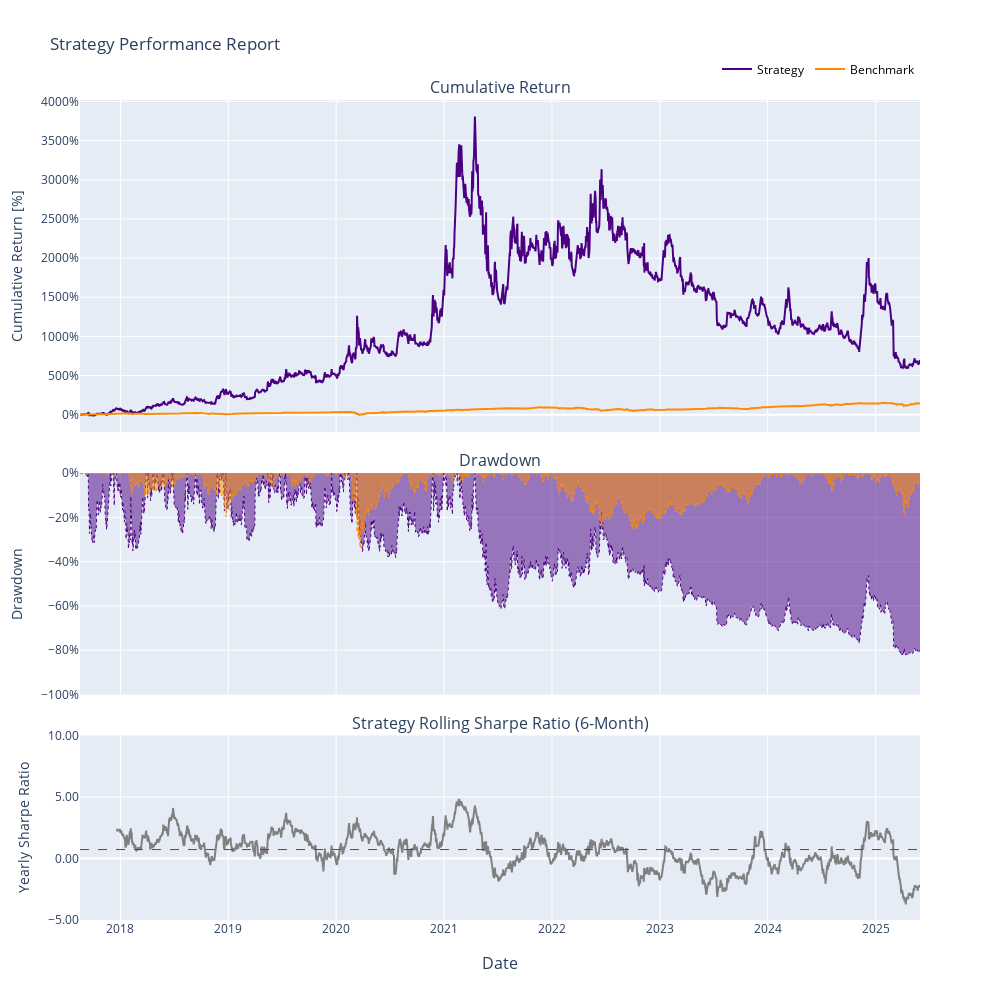

The cell this chart's notebook holds for it:
### Markdown cell above
### Performance Metrics
#### Portfolio Returns

### Code cell
report = PerformanceReport(
    strategy_returns=results.get("returns"),
    benchmark="SP500",
)
print(report.compute_summary_metrics())
report.plot()

### Figure 1 — Plotly figure (JSON) as saved in the notebook; plotly's stock layout.template omitted (floating-point values rounded to 4 significant figures; data arrays with more than 128 entries replaced by an {"elided": "..."} marker saying what was removed)
{"data": [{"line": {"color": "indigo", "width": 2}, "mode": "lines", "name": "Strategy", "type": "scatter", "x": {"elided": "2845 str values"}, "xaxis": "x", "y": {"elided": "2845 float values"}, "yaxis": "y"}, {"line": {"color": "darkorange", "width": 2}, "mode": "lines", "name": "Benchmark", "type": "scatter", "x": {"elided": "2845 str values"}, "xaxis": "x", "y": {"elided": "2845 float values"}, "yaxis": "y"}, {"fill": "tozeroy", "line": {"color": "indigo", "dash": "dot", "width": 1}, "mode": "lines", "name": "Strategy Drawdown", "opacity": 0.2, "showlegend": false, "type": "scatter", "x": {"elided": "2845 str values"}, "xaxis": "x2", "y": {"elided": "2845 float values"}, "yaxis": "y2"}, {"fill": "tozeroy", "line": {"color": "darkorange", "dash": "dot", "width": 1}, "mode": "lines", "name": "Benchmark Drawdown", "opacity": 0.2, "showlegend": false, "type": "scatter", "x": {"elided": "2845 str values"}, "xaxis": "x2", "y": {"elided": "2845 float values"}, "yaxis": "y2"}, {"line": {"color": "grey", "width": 2}, "mode": "lines", "name": "Strategy 1y Sharpe", "showlegend": false, "type": "scatter", "x": {"elided": "2720 str values"}, "xaxis": "x3", "y": {"elided": "2720 float values"}, "yaxis": "y3"}], "layout": {"annotations": [{"font": {"size": 16}, "showarrow": false, "text": "Cumulative Return", "x": 0.5, "xanchor": "center", "xref": "paper", "y": 1, "yanchor": "bottom", "yref": "paper"}, {"font": {"size": 16}, "showarrow": false, "text": "Drawdown", "x": 0.5, "xanchor": "center", "xref": "paper", "y": 0.545, "yanchor": "bottom", "yref": "paper"}, {"font": {"size": 16}, "showarrow": false, "text": "Strategy Rolling Sharpe Ratio (6-Month)", "x": 0.5, "xanchor": "center", "xref": "paper", "y": 0.225, "yanchor": "bottom", "yref": "paper"}, {"font": {"size": 16}, "showarrow": false, "text": "Date", "x": 0.5, "xanchor": "center", "xref": "paper", "y": 0, "yanchor": "top", "yref": "paper", "yshift": -30}], "height": 1000, "hovermode": "x unified", "legend": {"font": {"color": "black", "size": 12}, "orientation": "h", "x": 1, "xanchor": "right", "y": 1.02, "yanchor": "bottom"}, "shapes": [{"line": {"color": "red", "dash": "dash", "width": 1}, "type": "line", "x0": 0, "x1": 1, "xref": "x3 domain", "y0": 0.7264, "y1": 0.7264, "yref": "y3"}], "title": {"text": "Strategy Performance Report"}, "width": 1000, "xaxis": {"anchor": "y", "domain": [0, 1], "matches": "x3", "showticklabels": false}, "xaxis2": {"anchor": "y2", "domain": [0, 1], "matches": "x3", "showticklabels": false}, "xaxis3": {"anchor": "y3", "domain": [0, 1]}, "yaxis": {"anchor": "x", "domain": [0.595, 1], "tickformat": ".0%", "title": {"text": "Cumulative Return [%]"}}, "yaxis2": {"anchor": "x2", "domain": [0.275, 0.545], "range": [-1, 0], "tickformat": ".0%", "title": {"text": "Drawdown"}}, "yaxis3": {"anchor": "x3", "domain": [0, 0.225], "range": [-5, 10], "tickformat": ".2f", "title": {"text": "Yearly Sharpe Ratio"}}}}
